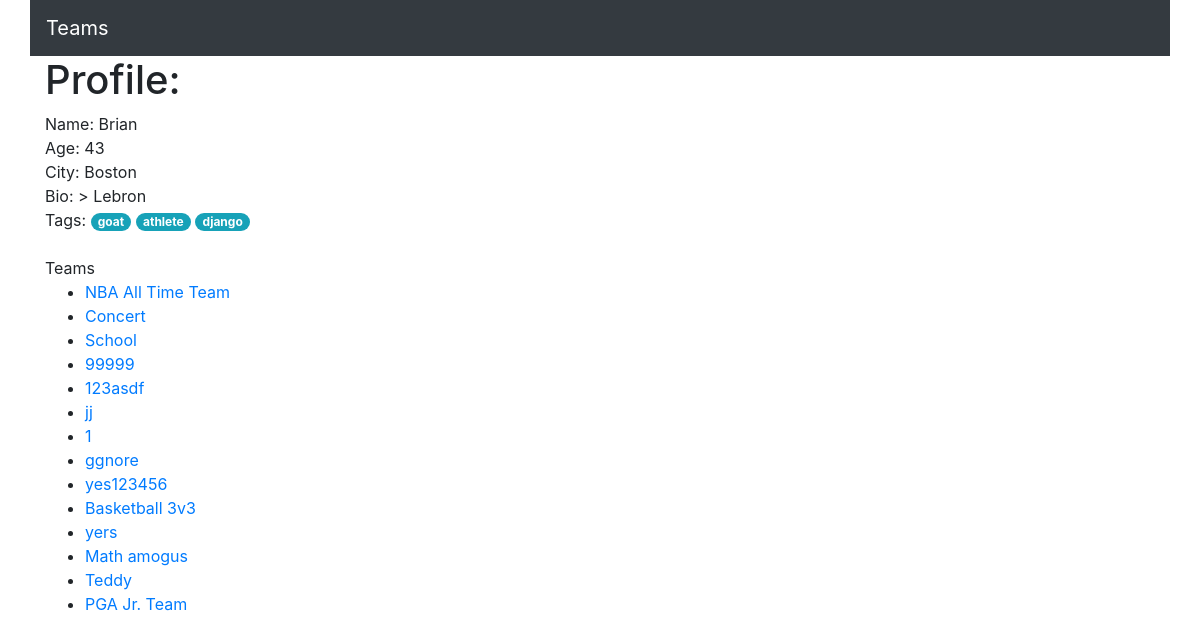
The page /app/brianscalabrine/ on the database its author committed.
### teamApp/models.py (models this page shows, shortened)
class Profile(models.Model):
    user = models.OneToOneField(User, on_delete=models.CASCADE, primary_key=True)
    city = models.CharField(max_length=64)
    name = models.CharField(max_length=64, default="Unnamed")
    bio = models.TextField(max_length=1024, default='')
    age = models.IntegerField(default=0)

class UserTag(models.Model):
    name = models.CharField(max_length=100)
    userTagged = models.ForeignKey(User, blank=True, on_delete=models.CASCADE)

class Team(models.Model):
    project_name = models.CharField(max_length=200, default="Untitled")
    num_members = models.IntegerField(default=0)
    members_needed = models.IntegerField(default=0)
    project_description = models.TextField(max_length=1000)
    members = models.ManyToManyField(User)

### teamApp/views.py (the view, shortened to what this page needs)
# urls.py: path('<str:usr>/', views.ProfileView.as_view(), name='profile'),
class ProfileView(View):
    def get(self, request, usr):
        user = User.objects.get(username = usr)
        tags = user.usertag_set.all()
        profile = get_object_or_404(Profile, pk=user)
        teams = user.team_set.all().order_by("-members_needed")
        context = {
            'profile': profile,
            'page_user':usr,
            'viewer': request.user,
            'teams': teams,
            'tags': tags,
            'edit': False,
        }
        context['isAuthenticated'] = request.user.is_authenticated
        context['isProfileUser'] = request.user.username==usr
        return render(request, 'teamApp/profile.html', context)

### teamApp/templates/teamApp/profile.html (shortened to what this page needs)
<!DOCTYPE html>
<html>
  <head>
    <link rel="stylesheet" href="https://maxcdn.bootstrapcdn.com/bootstrap/4.4.1/css/bootstrap.min.css" />
  </head>
  <body class="container">
    <nav class="navbar row navbar-expand-sm navbar-expand-md navbar-inverse navbar-dark bg-dark">
        <a class="navbar-brand" href="{% url 'index' %}">
            <span class="logo">Teams</span>
        </a>
    </nav>
    {% if not edit %}
      <h1>Profile: {{page_user.username}}</h1>
      <div>Name: {{profile.name}}</div>
      <div>Age: {{profile.age}}</div>
      <div>City: {{profile.city}}</div>
      <div>Bio: {{profile.bio}}</div>
      <div>
        Tags:
        {% for tag in tags %}
        <span class="badge badge-pill badge-info">{{tag.name}}</span>
        {% endfor %}
      </div>
      <br />
    {% endif %}
    <div>Teams</div>
    <ul>
      {% for team in profile.user.team_set.all %}
      <li><a href="{% url  'team profile' team.id %}">{{team.project_name}}</a></li>
      {% endfor %}
    </ul>
  </body>
</html>

### rows shown on the page
Profile: name "Brian", age "43", city "Boston", bio "> Lebron"
UserTag: name "goat"
UserTag: name "athlete"
UserTag: name "django"
Team: project_name "NBA All Time Team"
Team: project_name "Concert"
Team: project_name "School"
Team: project_name "99999"
Team: project_name "123asdf"
Team: project_name "jj"
Team: project_name "1"
Team: project_name "ggnore"
Team: project_name "yes123456"
Team: project_name "Basketball 3v3"
Team: project_name "yers"
Team: project_name "Math amogus"
Team: project_name "Teddy"
Team: project_name "PGA Jr. Team"
